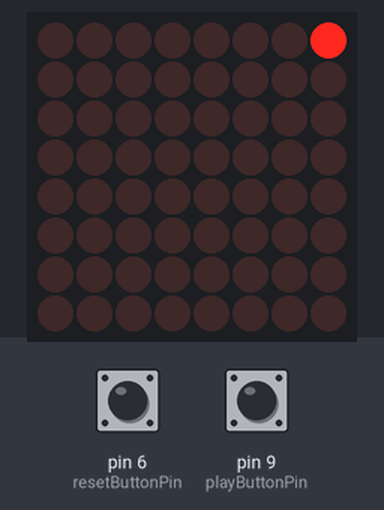
A sketch run on a simulated Arduino Uno, built with avr-gcc and run on an emulated ATmega328P. Parts: 8×8 LED matrix. Inputs (shaded band) come from the test bench; at power-on: pin 9 (playButtonPin) HIGH, pin 6 (resetButtonPin) HIGH. What the sketch prints to the serial monitor is not drawn.

Above: at 1.26 s.
1.3 s: pin 9 (playButtonPin) pulled LOW for 0.15 s
At 1.58 s:
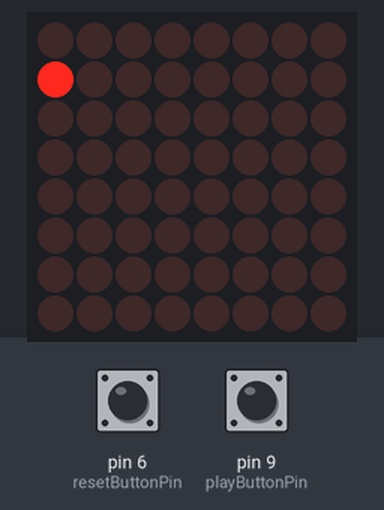
3.2 s: pin 6 (resetButtonPin) pulled LOW for 3.2 s
At 6.49 s:
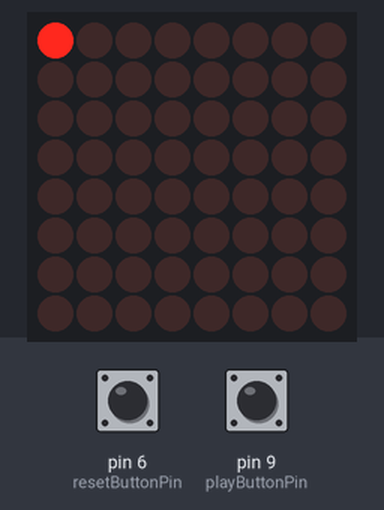
8.2 s: pin 9 (playButtonPin) pulled LOW for 1 s
At 8.53 s:
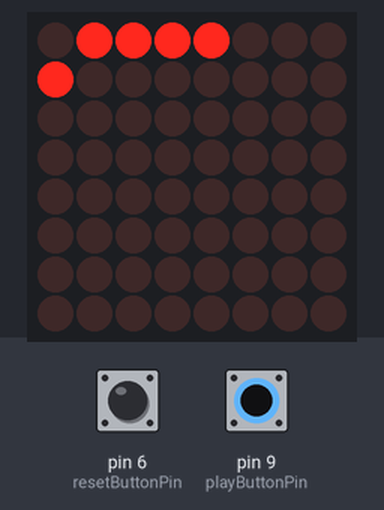
10.7 s: pin 6 (resetButtonPin) pulled LOW for 0.15 s
At 11.09 s:
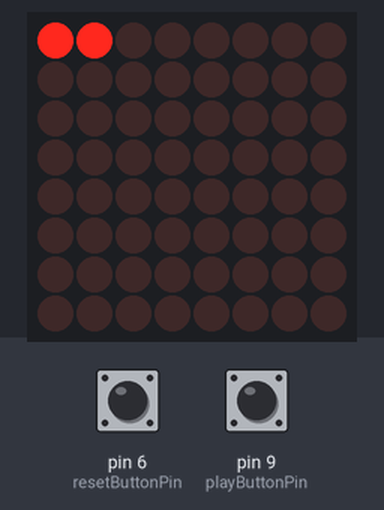
12.7 s: pin 9 (playButtonPin) pulsed LOW 2 times (0.12 s each, 0.3 s apart)
At 14.4 s:
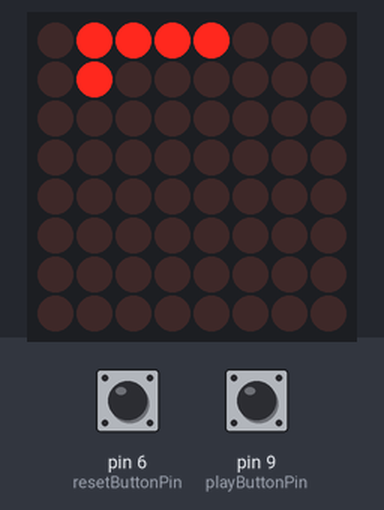
14.8 s: pin 6 (resetButtonPin) pulled LOW for 1 s
At 15.5 s:
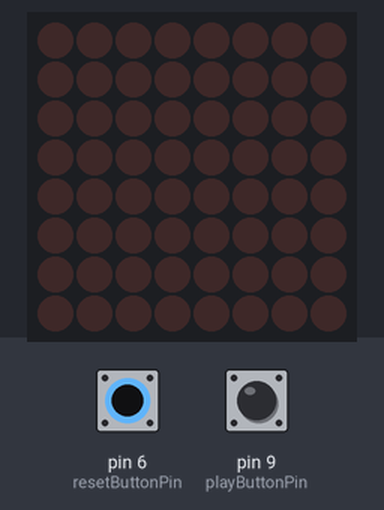

The sketch:

brick_stack.ino
```cpp
#include <LedControl.h>

/*
 Now we need a LedControl to work with.
 ***** These pin numbers will probably not work with your hardware *****
 pin 12 is connected to the DataIn
 pin 11 is connected to LOAD(CS)
 pin 10 is connected to the CLK
 We have only a single MAX72XX.
 */
LedControl lc=LedControl(12,10,11,1);

/* Set pin for button */
int playButtonPin=9;
int resetButtonPin=6;

/* Button state variables to handle button press holds */
int lastPlayButtonState=HIGH;

/* we always wait a bit between updates of the display */
unsigned long delayTime=100;
unsigned long blinkTime=500;

int bricks=4; // Start with 4 dots
int line=0; // Start with dots on the bottom
int position=-4; // Start with dots off the left side
int change=1;
bool gameOver=false;
int ledPositions[4]={-1,-1,-1,-1};
int gameBoard[8][4];

void setup() {
  Serial.begin(9600);
  pinMode(playButtonPin, INPUT_PULLUP);
  pinMode(resetButtonPin, INPUT_PULLUP);
  /*
   The MAX72XX is in power-saving mode on startup,
   we have to do a wakeup call
   */
  lc.shutdown(0,false);
  /* Set the brightness to a medium values */
  lc.setIntensity(0,8);
  /* and clear the display */
  lc.clearDisplay(0);

  /* Set the gameboard to default (-1 for all) */
  resetGameBoard();
  printGameBoard();
}

/*
  This function handles shifting the lights
  along the current line given the current
  position and number of lights.
*/
void shift() {
  if(position==0-bricks) { // change directions after going off the left side
    change=1;
  } else if (position==8) { // change directions after going off the right side
    change=-1;
  }
  position=position+change;
}

/*
  This function returns a list of the positions
  of the lights to turn on.
*/
void getLEDPositions() {
  memset(ledPositions, -1, sizeof(ledPositions));
  for(int i=0; i<bricks; i++){
    ledPositions[i] = position+i;
  }
}

/*
  This function lights up the board.
*/
void lightGameBoard() {
  for (int i=0; i<8; i++) {
    lc.setRow(0, i, B00000000);
    for (int j=0; j<4; j++) {
      int position=i==line ? ledPositions[j] : gameBoard[i][j];
      if (position>=0 && position<=7) {
        lc.setLed(0, i, position, true);
      }
    }
  }
}

/*
  This function handles blinking the game board
*/
void gameOverBlink() {
  // Serial.println("Blinking");
  for (int i=0; i<3; i++) {
    resetDisplay();
    delay(blinkTime);
    lightGameBoard();
    delay(blinkTime);
  }
}

void printLEDPositions() {
  Serial.print("[");
  for (int i=0; i<4; i++) {
    Serial.print(ledPositions[i]);
    if (i!=3) {
      Serial.print(", ");
    }
  }
  Serial.println("]");
}

void resetMovement() {
  position=0-bricks;
  change=1;
  memset(ledPositions, -1, sizeof(ledPositions));
}

void resetDisplay() {
  lc.setRow(0,0,B00000000);
  lc.setRow(0,1,B00000000);
  lc.setRow(0,2,B00000000);
  lc.setRow(0,3,B00000000);
  lc.setRow(0,4,B00000000);
  lc.setRow(0,5,B00000000);
  lc.setRow(0,6,B00000000);
  lc.setRow(0,7,B00000000);
}

void resetGameBoard() {
  memset(gameBoard, -1, sizeof(gameBoard));
}

void handlePlayButtonPress() {
  for (int i=0; i<bricks; i++) {
    /* Handle bricks outside of grid */
    if (ledPositions[i]<0 || ledPositions[i]>7) {
      bricks-=1;
    }
  }
  /* Handle bricks not on top of other bricks */
  if (line>0) {
    checkBricks();
  }
}

void checkBricks() {
  int previousLine[4]={-1,-1,-1,-1};
  memcpy(previousLine, gameBoard[line-1], sizeof(previousLine));
  /* Loop through led positions */
  for (int i=0; i<4; i++) {
    bool found = false;
    /* Loop through last line */
    for (int j=0; j<4; j++) {
      // Serial.print("Checking ");
      // Serial.println(ledPositions[i]);
      if (previousLine[j]==ledPositions[i]) {
        // Serial.print(ledPositions[i]);
        // Serial.println(" found");
        found = true;
      }
    }

    if (!found) {
      // Serial.print(ledPositions[i]);
      // Serial.println(" not found");
      ledPositions[i] = -1;
      printLEDPositions();
      bricks-=1;
    }
  }
}

void printGameBoard() {
  Serial.println("------------");
  for (int i=0; i<8; i++) {
    for (int j=0; j<4; j++) {
      Serial.print(gameBoard[i][j]);
      if (j != 3) {
        Serial.print(", ");
      }
    }
    Serial.println();
  }
  Serial.println("------------");
}

void resetGame() {
  /* Reset game */
  bricks=4;
  line=0;
  gameOver=false;
  resetGameBoard();
  resetMovement();
  resetDisplay();
}

void loop() {
  int newPlayButtonState=digitalRead(playButtonPin);
  // Serial.println("--------");
  // Serial.println(newPlayButtonState);
  // Serial.println(lastPlayButtonState);
  // Serial.println(newPlayButtonState!=lastPlayButtonState);
  // Serial.println("--------");

  if (!gameOver) {
    getLEDPositions();

    // Serial.println(line);
    // Serial.println(position);
    // Serial.println(bricks);
    // Serial.println(change);
    // printLEDPositions();

    lightGameBoard();

    if (newPlayButtonState!=lastPlayButtonState) {
      if (newPlayButtonState==LOW) {
        /* Save position of bricks to gameBoard */
        handlePlayButtonPress();
        if (bricks==0) {
          gameOver=true;
        }
        lightGameBoard();
        memcpy(gameBoard[line], ledPositions, sizeof(ledPositions));
        printLEDPositions();
        printGameBoard();

        // Serial.println("Button pressed");
        line=line+1;
        resetMovement();


        if (line > 7) {
          // Serial.println("GAME OVER");
          gameOver=true;
        }
      }

      lastPlayButtonState=newPlayButtonState;
    }

    if(digitalRead(resetButtonPin)==LOW) {
      resetGame();
    }

    shift();
    delay(delayTime);
  } else {
    gameOverBlink();
    resetGame();
  }
}
```

Measured:
- after the input at 10.7 s, the display: first changes at once (image 4 shows a later state)
- after the input at 14.8 s, the display: changes after 0.08 s (image 6)
